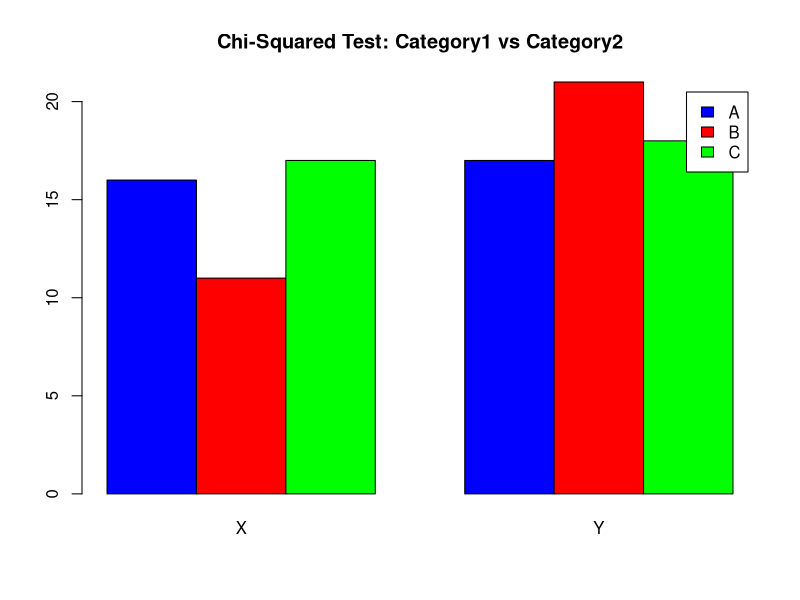

Recreate this plot in R.
# Load necessary library
library(ggplot2)  # For visualization

# Generate example categorical data
set.seed(123)  # Set seed for reproducibility
data <- data.frame(
  Category1 = sample(c("A", "B", "C"), 100, replace = TRUE),
  Category2 = sample(c("X", "Y"), 100, replace = TRUE)
)

# Create a contingency table
table_data <- table(data$Category1, data$Category2)
print(table_data)

# 1. Check assumptions
# Expected frequencies should be >= 5
expected_freq <- chisq.test(table_data)$expected
print(expected_freq)  # Ensure no expected frequency is too low

# 2. Perform the chi-squared test
chi_sq_test <- chisq.test(table_data)

# 3. Output results
print(chi_sq_test)

# 4. Visualize the data
barplot(table_data, beside = TRUE, col = c("blue", "red", "green"), legend = rownames(table_data),
        main = "Chi-Squared Test: Category1 vs Category2")
